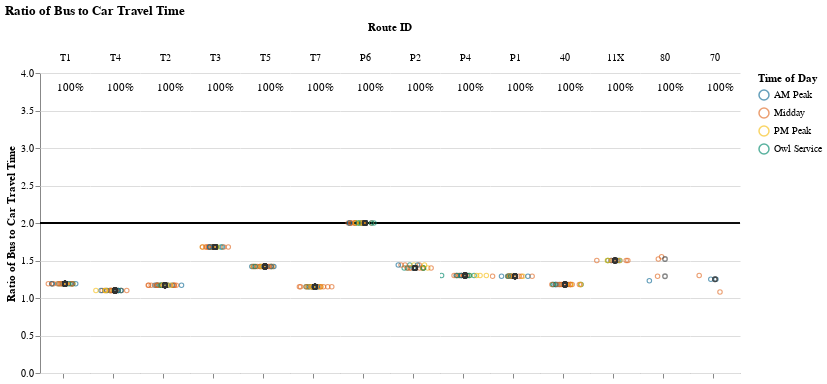
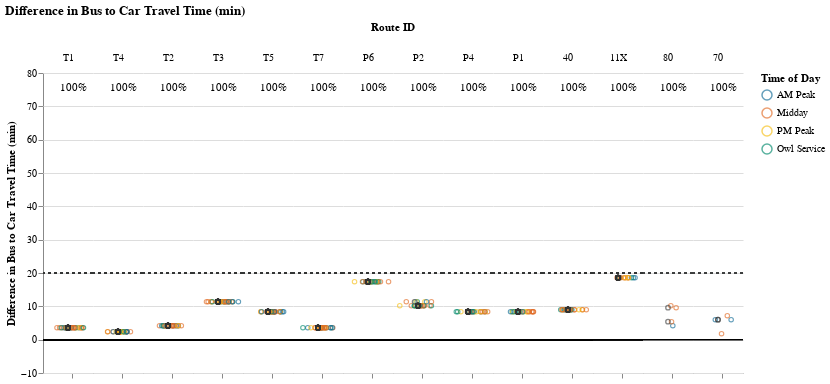

The notebook cell these images were saved under, in order:
### Markdown cell above
## Viable Competitive Routes
### Short Routes (< 1 hr)

### Code cell
route_group = "short"
display_charts_for_route_group(df, route_group)

### Figure 1 — Vega-Lite specification as saved in the notebook (floating-point values rounded to 4 significant figures; data arrays with more than 128 entries replaced by an {"elided": "..."} marker saying what was removed)
{"config": {"view": {"continuousWidth": 400, "continuousHeight": 300, "stroke": null}, "facet": {"spacing": 0}}, "data": {"name": "data-5bca7b01152813d3defb50049bbf67db"}, "facet": {"column": {"field": "route_id2", "sort": ["T1", "T4", "T2", "T3", "T5", "T7", "P6", "P2", "P4", "P1", "40", "11X", "80", "70"], "title": "Route ID", "type": "nominal"}}, "spec": {"layer": [{"mark": "rule", "encoding": {"color": {"value": "black"}, "y": {"field": "cutoff", "type": "quantitative"}}, "selection": {"selector001": {"type": "interval", "bind": "scales", "encodings": ["x", "y"]}}}, {"mark": {"type": "point", "opacity": 0.65, "size": 20, "strokeWidth": 1.1}, "encoding": {"color": {"field": "time_of_day", "scale": {"range": ["#136C97", "#E16B26", "#F6BF16", "#00896B", "#7790A3", "#5B559C"]}, "sort": ["AM Peak", "Midday", "PM Peak", "Owl Service"], "title": "Time of Day", "type": "nominal"}, "tooltip": [{"field": "route_id2", "title": "route_id", "type": "nominal"}, {"field": "route_name", "type": "nominal"}, {"field": "trip_id", "type": "nominal"}, {"field": "service_hours", "type": "quantitative"}, {"field": "car_duration_hours", "type": "quantitative"}, {"field": "bus_multiplier", "type": "quantitative"}, {"field": "bus_difference", "type": "quantitative"}, {"field": "num_trips", "type": "quantitative"}, {"field": "num_competitive", "type": "quantitative"}, {"field": "pct_trips_competitive", "type": "quantitative"}, {"field": "pct_below_cutoff", "type": "quantitative"}, {"field": "p25", "type": "quantitative"}, {"field": "p50", "type": "quantitative"}, {"field": "p75", "type": "quantitative"}], "x": {"axis": {"grid": false, "labels": false, "ticks": true, "values": [0]}, "field": "jitter", "scale": {}, "title": null, "type": "quantitative"}, "y": {"field": "bus_multiplier", "scale": {"domain": [0, 3.8]}, "title": "Ratio of Bus to Car Travel Time", "type": "quantitative"}}, "transform": [{"calculate": "sqrt(-2*log(random()))*cos(2*PI*random())", "as": "jitter"}], "width": 50}, {"layer": [{"mark": {"type": "point", "opacity": 0.6, "size": 20, "strokeWidth": 1.3}, "encoding": {"color": {"value": "#323434"}, "y": {"field": "bus_multiplier", "type": "quantitative"}}, "transform": [{"filter": "(datum.p50_trip === 1)"}]}, {"mark": {"type": "text", "align": "center", "baseline": "middle"}, "encoding": {"color": {"value": "black"}, "text": {"field": "pct_trips_competitive", "format": ".0%", "type": "quantitative"}, "tooltip": [{"field": "route_id2", "title": "route_id", "type": "nominal"}, {"field": "route_name", "type": "nominal"}, {"field": "trip_id", "type": "nominal"}, {"field": "service_hours", "type": "quantitative"}, {"field": "car_duration_hours", "type": "quantitative"}, {"field": "bus_multiplier", "type": "quantitative"}, {"field": "bus_difference", "type": "quantitative"}, {"field": "num_trips", "type": "quantitative"}, {"field": "num_competitive", "type": "quantitative"}, {"field": "pct_trips_competitive", "type": "quantitative"}, {"field": "pct_below_cutoff", "type": "quantitative"}, {"field": "p25", "type": "quantitative"}, {"field": "p50", "type": "quantitative"}, {"field": "p75", "type": "quantitative"}], "x": {"value": 30}, "y": {"value": 15}}, "transform": [{"calculate": "sqrt(-2*log(random()))*cos(2*PI*random())", "as": "jitter"}, {"filter": "(datum.fastest_trip === 1)"}]}]}]}, "resolve": {"scale": {"y": "shared"}}, "title": "Ratio of Bus to Car Travel Time", "$schema": "https://vega.github.io/schema/vega-lite/v4.17.0.json", "datasets": {"data-5bca7b01152813d3defb50049bbf67db": {"elided": "311 records"}}}

### Figure 2 — Vega-Lite specification as saved in the notebook (floating-point values rounded to 4 significant figures; data arrays with more than 128 entries replaced by an {"elided": "..."} marker saying what was removed)
{"config": {"view": {"continuousWidth": 400, "continuousHeight": 300, "stroke": null}, "facet": {"spacing": 0}}, "data": {"name": "data-f3fa0423a03e46c4aa2ef62993ac6c8d"}, "facet": {"column": {"field": "route_id2", "sort": ["T1", "T4", "T2", "T3", "T5", "T7", "P6", "P2", "P4", "P1", "40", "11X", "80", "70"], "title": "Route ID", "type": "nominal"}}, "spec": {"layer": [{"mark": "rule", "encoding": {"color": {"value": "black"}, "y": {"field": "cutoff", "type": "quantitative"}}, "selection": {"selector002": {"type": "interval", "bind": "scales", "encodings": ["x", "y"]}}}, {"mark": {"type": "rule", "strokeDash": [3, 3]}, "encoding": {"color": {"value": "#323434"}, "y": {"field": "cutoff2", "type": "quantitative"}}}, {"mark": {"type": "point", "opacity": 0.65, "size": 20, "strokeWidth": 1.1}, "encoding": {"color": {"field": "time_of_day", "scale": {"range": ["#136C97", "#E16B26", "#F6BF16", "#00896B", "#7790A3", "#5B559C"]}, "sort": ["AM Peak", "Midday", "PM Peak", "Owl Service"], "title": "Time of Day", "type": "nominal"}, "tooltip": [{"field": "route_id2", "title": "route_id", "type": "nominal"}, {"field": "route_name", "type": "nominal"}, {"field": "trip_id", "type": "nominal"}, {"field": "service_hours", "type": "quantitative"}, {"field": "car_duration_hours", "type": "quantitative"}, {"field": "bus_multiplier", "type": "quantitative"}, {"field": "bus_difference", "type": "quantitative"}, {"field": "num_trips", "type": "quantitative"}, {"field": "num_competitive", "type": "quantitative"}, {"field": "pct_trips_competitive", "type": "quantitative"}, {"field": "pct_below_cutoff", "type": "quantitative"}, {"field": "p25", "type": "quantitative"}, {"field": "p50", "type": "quantitative"}, {"field": "p75", "type": "quantitative"}], "x": {"axis": {"grid": false, "labels": false, "ticks": true, "values": [0]}, "field": "jitter", "scale": {}, "title": null, "type": "quantitative"}, "y": {"field": "bus_difference", "scale": {"domain": [-5, 77.4]}, "title": "Difference in Bus to Car Travel Time (min)", "type": "quantitative"}}, "transform": [{"calculate": "sqrt(-2*log(random()))*cos(2*PI*random())", "as": "jitter"}], "width": 50}, {"layer": [{"mark": {"type": "point", "opacity": 0.6, "size": 20, "strokeWidth": 1.3}, "encoding": {"color": {"value": "#323434"}, "y": {"field": "bus_difference", "type": "quantitative"}}, "transform": [{"filter": "(datum.p50_trip === 1)"}]}, {"mark": {"type": "text", "align": "center", "baseline": "middle"}, "encoding": {"color": {"value": "black"}, "text": {"field": "pct_trips_competitive", "format": ".0%", "type": "quantitative"}, "tooltip": [{"field": "route_id2", "title": "route_id", "type": "nominal"}, {"field": "route_name", "type": "nominal"}, {"field": "trip_id", "type": "nominal"}, {"field": "service_hours", "type": "quantitative"}, {"field": "car_duration_hours", "type": "quantitative"}, {"field": "bus_multiplier", "type": "quantitative"}, {"field": "bus_difference", "type": "quantitative"}, {"field": "num_trips", "type": "quantitative"}, {"field": "num_competitive", "type": "quantitative"}, {"field": "pct_trips_competitive", "type": "quantitative"}, {"field": "pct_below_cutoff", "type": "quantitative"}, {"field": "p25", "type": "quantitative"}, {"field": "p50", "type": "quantitative"}, {"field": "p75", "type": "quantitative"}], "x": {"value": 30}, "y": {"value": 15}}, "transform": [{"calculate": "sqrt(-2*log(random()))*cos(2*PI*random())", "as": "jitter"}, {"filter": "(datum.fastest_trip === 1)"}]}]}]}, "resolve": {"scale": {"y": "shared"}}, "title": "Difference in Bus to Car Travel Time (min)", "$schema": "https://vega.github.io/schema/vega-lite/v4.17.0.json", "datasets": {"data-f3fa0423a03e46c4aa2ef62993ac6c8d": {"elided": "311 records"}}}
